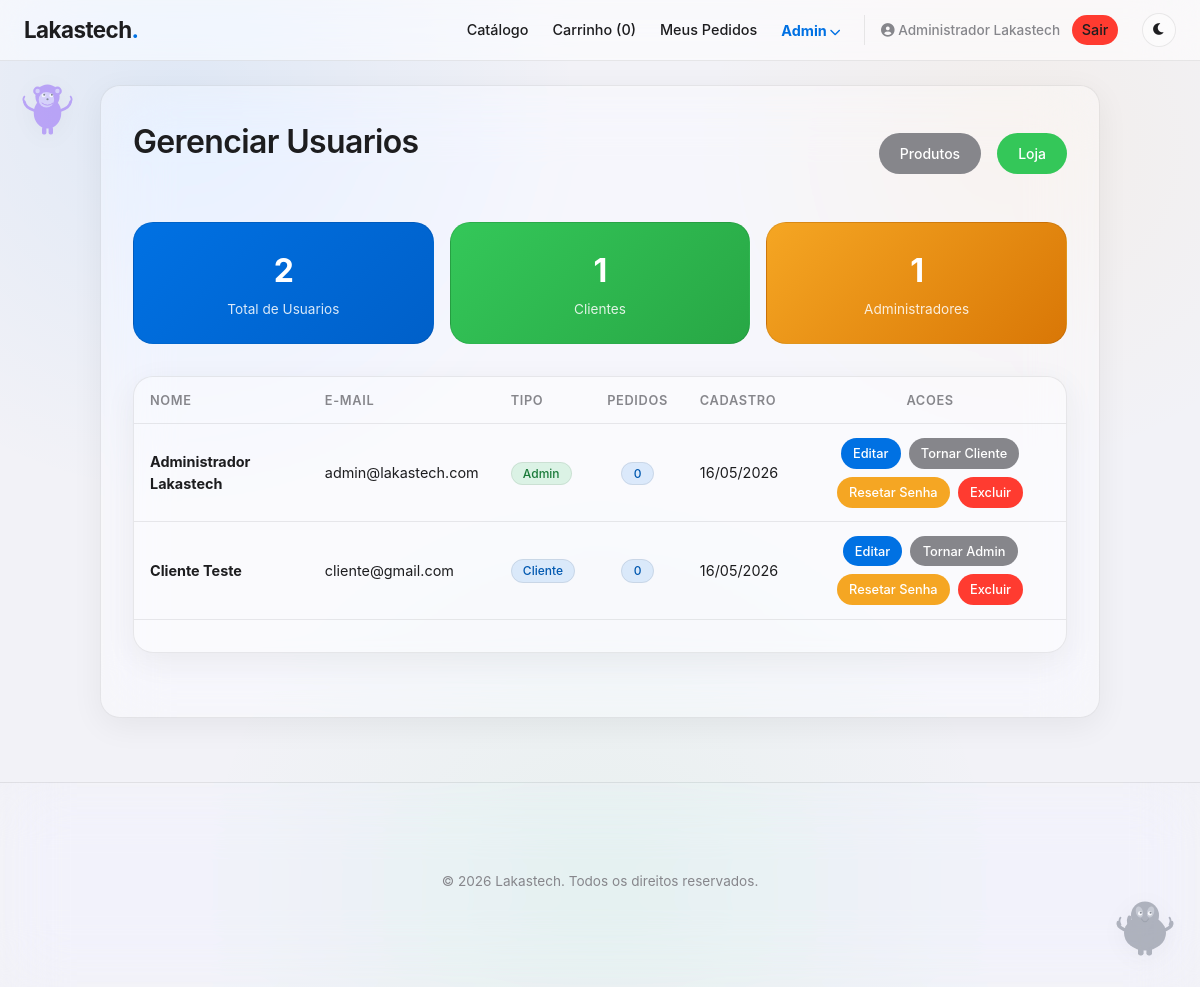
Page /admin_usuarios.php (signed in) on the committed database.
### tables this page shows
CREATE TABLE IF NOT EXISTS usuarios (
    id INT AUTO_INCREMENT PRIMARY KEY,
    nome VARCHAR(100) NOT NULL,
    email VARCHAR(100) NOT NULL UNIQUE,
    senha VARCHAR(255) NOT NULL,
    tipo ENUM('cliente', 'admin') DEFAULT 'cliente',
    criado_em TIMESTAMP DEFAULT CURRENT_TIMESTAMP,
    pagamento_info TEXT DEFAULT NULL
);

### admin_usuarios.php (the view, shortened to what this page needs)
<?php
require_once 'header.php';
$animais = '<div class="animal-corner animal-corner-br">' . animal_elefante(70) . '</div>';
$animais .= '<div class="animal-corner animal-corner-tl">' . animal_macaco(55) . '</div>';
$usuarios = $conn->query("
    SELECT u.id, u.nome, u.email, u.tipo, u.criado_em,
           (SELECT COUNT(*) FROM pedidos WHERE usuario_id = u.id) as total_pedidos
    FROM usuarios u
    ORDER BY u.criado_em DESC
");
?>
<div class="container">
    <div class="flex-between" style="margin-bottom: 2rem;">
        <h1>Gerenciar Usuarios</h1>
        <div class="flex gap-md">
            <a href="admin.php" class="btn btn-secondary">Produtos</a>
            <a href="index.php" class="btn btn-success">Loja</a>
        </div>
    </div>
    <?php
    $stats = $conn->query("SELECT
        (SELECT COUNT(*) FROM usuarios) as total,
        (SELECT COUNT(*) FROM usuarios WHERE tipo='admin') as admins,
        (SELECT COUNT(*) FROM usuarios WHERE tipo='cliente') as clientes
    ")->fetch_assoc();
    ?>
    <div class="stats-grid" style="margin-bottom: 2rem;">
        <div class="stat-card glass" style="background: linear-gradient(135deg, #0071e3, #0060c9); color: white;">
            <div class="stat-value"><?php echo $stats['total']; ?></div>
            <div class="stat-label">Total de Usuarios</div>
        </div>
        <div class="stat-card glass" style="background: linear-gradient(135deg, #34c759, #28a745); color: white;">
            <div class="stat-value"><?php echo $stats['clientes']; ?></div>
            <div class="stat-label">Clientes</div>
        </div>
        <div class="stat-card glass" style="background: linear-gradient(135deg, #f5a623, #d97706); color: white;">
            <div class="stat-value"><?php echo $stats['admins']; ?></div>
            <div class="stat-label">Administradores</div>
        </div>
    </div>
    <div class="section-card" style="padding: 0; overflow: hidden;">
        <table>
            <thead>
                <tr>
                    <th>Nome</th>
                    <th>E-mail</th>
                    <th>Tipo</th>
                    <th style="text-align: center;">Pedidos</th>
                    <th>Cadastro</th>
                    <th style="text-align: center;">Acoes</th>
                </tr>
            </thead>
            <tbody>
                <?php while ($user = $usuarios->fetch_assoc()): ?>
                <tr>
                    <td><strong><?php echo htmlspecialchars($user['nome']); ?></strong></td>
                    <td><?php echo htmlspecialchars($user['email']); ?></td>
                    <td>
                        <span class="badge <?php echo $user['tipo'] === 'admin' ? 'badge-success' : 'badge-stock'; ?>">
                            <?php echo ucfirst($user['tipo']); ?>
                        </span>
                    </td>
                    <td style="text-align: center;">
                        <span class="badge badge-stock"><?php echo $user['total_pedidos']; ?></span>
                    </td>
                    <td><?php echo date('d/m/Y', strtotime($user['criado_em'])); ?></td>
                    <td style="text-align: center;">
                        <?php if ($user['id'] !== $_SESSION['usuario_id']): ?>
                            <div class="flex gap-sm" style="justify-content: center; flex-wrap: wrap;">
                                <a href="?edit=<?php echo $user['id']; ?>" class="btn btn-primary" style="padding: 0.3rem 0.7rem; font-size: 0.8rem;">Editar</a>
                                <a href="?mudar_tipo=<?php echo $user['id']; ?>&tipo=<?php echo $user['tipo']; ?>"
                                   class="btn btn-secondary" style="padding: 0.3rem 0.7rem; font-size: 0.8rem;">
                                   Tornar <?php echo $user['tipo'] === 'admin' ? 'Cliente' : 'Admin'; ?>
                                </a>
                                <a href="?reset_senha=<?php echo $user['id']; ?>"
                                   class="btn btn-secondary" style="padding: 0.3rem 0.7rem; font-size: 0.8rem; background: #f5a623;"
                                   onclick="return confirm('Resetar senha para 123456?')">Resetar Senha</a>
                                <a href="?delete=<?php echo $user['id']; ?>"
                                   class="btn btn-danger" style="padding: 0.3rem 0.7rem; font-size: 0.8rem;"
                                   onclick="return confirm('Excluir este usuario? Os pedidos serao mantidos.')">Excluir</a>
                            </div>
                        <?php else: ?>
                            <span class="text-muted" style="font-size: 0.8rem;">(Voce)</span>
                        <?php endif; ?>
                    </td>
                </tr>
                <?php endwhile; ?>
            </tbody>
        </table>
    </div>
</div>
<?php echo $animais; ?>
<?php require_once 'footer.php'; ?>

### style.css (style rules this page uses)
:root { --primary: #0071e3; --primary-hover: #0060c9; --secondary: #86868b; --accent: #f5a623; --danger: #ff3b30; --success: #34c759; --background: #f2f2f7; --card: rgba(255, 255, 255, 0.35); --text: #1d1d1f; --text-light: #86868b; --border: rgba(0, 0, 0, 0.08); --shadow: 0 8px 32px rgba(0, 0, 0, 0.06); --shadow-lg: 0 20px 60px rgba(0, 0, 0, 0.08); --nav-bg: rgba(255, 255, 255, 0.55); --glass-blur: 32px; --radius-sm: 8px; --radius-md: 14px; --radius-lg: 20px; }
* { margin: 0; padding: 0; box-sizing: border-box; font-family: 'Inter', system-ui, -apple-system, sans-serif; }
body { background-color: var(--background); color: var(--text); line-height: 1.5; transition: background-color 0.3s, color 0.3s; min-height: 100vh; background-image: radial-gradient(1000px circle at 15% 10%, rgba(0, 113, 227, 0.08), transparent 40%), radial-gradient(800px circle at 85% 15%, rgba(245, 166, 35, 0.06), transparent 40%), radial-gradient(900px circle at 50% 90%, rgba(52, 199, 89, 0.05), transparent 45%); }
.card, .container, .navbar, header, .product-card, .login-container, footer, .glass { backdrop-filter: blur(var(--glass-blur)) saturate(180%); -webkit-backdrop-filter: blur(var(--glass-blur)) saturate(180%); }
.container { max-width: 1000px; margin: 1.5rem auto 2rem; background: var(--card); padding: 2rem; border-radius: var(--radius-lg); box-shadow: var(--shadow); border: 1px solid var(--border); }
h1, h2 { margin-bottom: 1.5rem; color: var(--text); font-weight: 600; letter-spacing: -0.02em; }
h1 { font-size: 2rem; }
.btn { display: inline-block; padding: 0.55rem 1.25rem; border-radius: 980px; font-weight: 500; text-decoration: none; cursor: pointer; transition: all 0.2s ease; border: 1px solid transparent; font-size: 0.875rem; text-align: center; }
.btn-primary { background: var(--primary); color: white; }
.btn-danger { background: var(--danger); color: white; }
.btn-success { background: var(--success); color: white; }
.btn-secondary { background: var(--secondary); color: white; }
table { width: 100%; border-collapse: collapse; margin-bottom: 2rem; }
th { text-align: left; padding: 0.85rem 1rem; font-weight: 600; font-size: 0.8rem; color: var(--text-light); text-transform: uppercase; letter-spacing: 0.05em; border-bottom: 1px solid var(--border); }
td { padding: 0.85rem 1rem; border-bottom: 1px solid var(--border); font-size: 0.9rem; }
.badge { padding: 0.2rem 0.7rem; border-radius: 9999px; font-size: 0.75rem; font-weight: 500; border: 1px solid var(--border); }
.badge-success { background: rgba(52, 199, 89, 0.15); color: #1a7a3a; }
.badge-stock { background: rgba(0, 113, 227, 0.12); color: #0058b0; }
.stat-card { padding: 1.5rem; border-radius: var(--radius-lg); text-align: center; border: 1px solid var(--border); }
.stat-value { font-size: 2rem; font-weight: 700; letter-spacing: -0.03em; }
.stat-label { font-size: 0.85rem; opacity: 0.85; margin-top: 0.25rem; }
.section-card { background: var(--card); padding: 1.5rem 2rem; border-radius: var(--radius-lg); box-shadow: var(--shadow); border: 1px solid var(--border); margin-bottom: 2rem; }
.flex { display: flex; align-items: center; }
.flex-between { display: flex; justify-content: space-between; align-items: center; }
.gap-sm { gap: 0.5rem; }
.gap-md { gap: 1rem; }
.stats-grid { display: grid; grid-template-columns: repeat(auto-fit, minmax(200px, 1fr)); gap: 1rem; margin-bottom: 2rem; }
.animal-corner { position: fixed; z-index: 50; pointer-events: none; opacity: 0.5; transition: opacity 0.3s, transform 0.3s; }
.animal-corner-br { bottom: 20px; right: 20px; }
.animal-corner-tl { top: 80px; left: 20px; }

### rows in the picture
usuarios: nome "Administrador Lakastech", email "admin@lakastech.com", tipo "Admin", total_pedidos "0", criado_em "16/05/2026", shows "Cliente"
usuarios: nome "Cliente Teste", email "cliente@gmail.com", tipo "Cliente", total_pedidos "0", criado_em "16/05/2026", shows "Admin"

### other values in the picture
count($_SESSION['carrinho'] ?? []) "0"
$_SESSION['usuario_nome'] "Administrador Lakastech"
$stats['total'] "2"
$stats['clientes'] "1"
$stats['admins'] "1"
